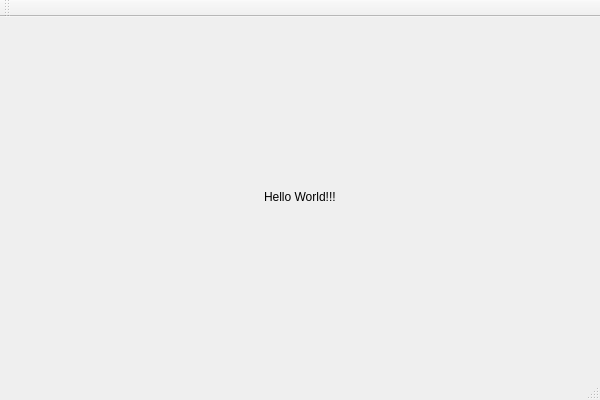
<?xml version="1.0" encoding="UTF-8"?>
<ui version="4.0">
 <class>RTOS_ElevatorClass</class>
 <widget class="QMainWindow" name="RTOS_ElevatorClass">
  <property name="geometry">
   <rect>
    <x>0</x>
    <y>0</y>
    <width>600</width>
    <height>400</height>
   </rect>
  </property>
  <property name="windowTitle">
   <string>RTOS_Elevator</string>
  </property>
  <widget class="QWidget" name="centralWidget">
   <layout class="QGridLayout" name="gridLayout">
    <item row="0" column="0" alignment="Qt::AlignHCenter|Qt::AlignVCenter">
     <widget class="QLabel" name="label">
      <property name="text">
       <string>Hello World!!!</string>
      </property>
     </widget>
    </item>
   </layout>
  </widget>
  <widget class="QMenuBar" name="menuBar">
   <property name="geometry">
    <rect>
     <x>0</x>
     <y>0</y>
     <width>600</width>
     <height>26</height>
    </rect>
   </property>
  </widget>
  <widget class="QToolBar" name="mainToolBar">
   <attribute name="toolBarArea">
    <enum>TopToolBarArea</enum>
   </attribute>
   <attribute name="toolBarBreak">
    <bool>false</bool>
   </attribute>
  </widget>
  <widget class="QStatusBar" name="statusBar"/>
 </widget>
 <layoutdefault spacing="6" margin="11"/>
 <resources>
  <include location="RTOS_Elevator.qrc"/>
 </resources>
 <connections/>
</ui>
